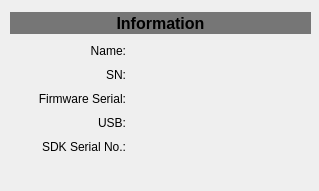
<?xml version="1.0" encoding="UTF-8"?>
<ui version="4.0">
 <class>CamInformation</class>
 <widget class="QWidget" name="CamInformation">
  <property name="geometry">
   <rect>
    <x>0</x>
    <y>0</y>
    <width>319</width>
    <height>191</height>
   </rect>
  </property>
  <property name="sizePolicy">
   <sizepolicy hsizetype="Preferred" vsizetype="Minimum">
    <horstretch>0</horstretch>
    <verstretch>0</verstretch>
   </sizepolicy>
  </property>
  <property name="minimumSize">
   <size>
    <width>0</width>
    <height>0</height>
   </size>
  </property>
  <property name="maximumSize">
   <size>
    <width>16777215</width>
    <height>16777215</height>
   </size>
  </property>
  <property name="windowTitle">
   <string>Form</string>
  </property>
  <widget class="QWidget" name="gridLayoutWidget">
   <property name="geometry">
    <rect>
     <x>10</x>
     <y>10</y>
     <width>301</width>
     <height>171</height>
    </rect>
   </property>
   <layout class="QGridLayout" name="gridLayout" columnstretch="4,6">
    <property name="leftMargin">
     <number>0</number>
    </property>
    <property name="topMargin">
     <number>2</number>
    </property>
    <property name="rightMargin">
     <number>0</number>
    </property>
    <property name="bottomMargin">
     <number>2</number>
    </property>
    <property name="spacing">
     <number>10</number>
    </property>
    <item row="2" column="1">
     <widget class="QLabel" name="labvSn">
      <property name="text">
       <string/>
      </property>
     </widget>
    </item>
    <item row="0" column="0" colspan="2">
     <widget class="QLabel" name="labnTitle">
      <property name="sizePolicy">
       <sizepolicy hsizetype="Preferred" vsizetype="Fixed">
        <horstretch>0</horstretch>
        <verstretch>0</verstretch>
       </sizepolicy>
      </property>
      <property name="minimumSize">
       <size>
        <width>0</width>
        <height>22</height>
       </size>
      </property>
      <property name="font">
       <font>
        <pointsize>12</pointsize>
        <weight>75</weight>
        <bold>true</bold>
       </font>
      </property>
      <property name="styleSheet">
       <string notr="true">background-color: rgb(118, 118, 118);</string>
      </property>
      <property name="text">
       <string>Information</string>
      </property>
      <property name="alignment">
       <set>Qt::AlignCenter</set>
      </property>
     </widget>
    </item>
    <item row="5" column="1">
     <widget class="QLabel" name="labvSdk">
      <property name="text">
       <string/>
      </property>
     </widget>
    </item>
    <item row="3" column="0">
     <widget class="QLabel" name="labnFirmware">
      <property name="text">
       <string>Firmware Serial:</string>
      </property>
      <property name="alignment">
       <set>Qt::AlignRight|Qt::AlignTrailing|Qt::AlignVCenter</set>
      </property>
     </widget>
    </item>
    <item row="1" column="1">
     <widget class="QLabel" name="labvName">
      <property name="text">
       <string/>
      </property>
     </widget>
    </item>
    <item row="4" column="0">
     <widget class="QLabel" name="labnUsb">
      <property name="text">
       <string>USB:</string>
      </property>
      <property name="alignment">
       <set>Qt::AlignRight|Qt::AlignTrailing|Qt::AlignVCenter</set>
      </property>
     </widget>
    </item>
    <item row="5" column="0">
     <widget class="QLabel" name="labnSdk">
      <property name="text">
       <string>SDK Serial No.:</string>
      </property>
      <property name="alignment">
       <set>Qt::AlignRight|Qt::AlignTrailing|Qt::AlignVCenter</set>
      </property>
     </widget>
    </item>
    <item row="1" column="0">
     <widget class="QLabel" name="labnName">
      <property name="text">
       <string>Name:</string>
      </property>
      <property name="alignment">
       <set>Qt::AlignRight|Qt::AlignTrailing|Qt::AlignVCenter</set>
      </property>
     </widget>
    </item>
    <item row="4" column="1">
     <widget class="QLabel" name="labvUsb">
      <property name="text">
       <string/>
      </property>
     </widget>
    </item>
    <item row="3" column="1">
     <widget class="QLabel" name="labvFirmware">
      <property name="text">
       <string/>
      </property>
     </widget>
    </item>
    <item row="2" column="0">
     <widget class="QLabel" name="labnSn">
      <property name="text">
       <string>SN:</string>
      </property>
      <property name="alignment">
       <set>Qt::AlignRight|Qt::AlignTrailing|Qt::AlignVCenter</set>
      </property>
     </widget>
    </item>
    <item row="6" column="1">
     <spacer name="verticalSpacer">
      <property name="orientation">
       <enum>Qt::Vertical</enum>
      </property>
      <property name="sizeHint" stdset="0">
       <size>
        <width>20</width>
        <height>40</height>
       </size>
      </property>
     </spacer>
    </item>
   </layout>
  </widget>
 </widget>
 <resources/>
 <connections/>
</ui>
